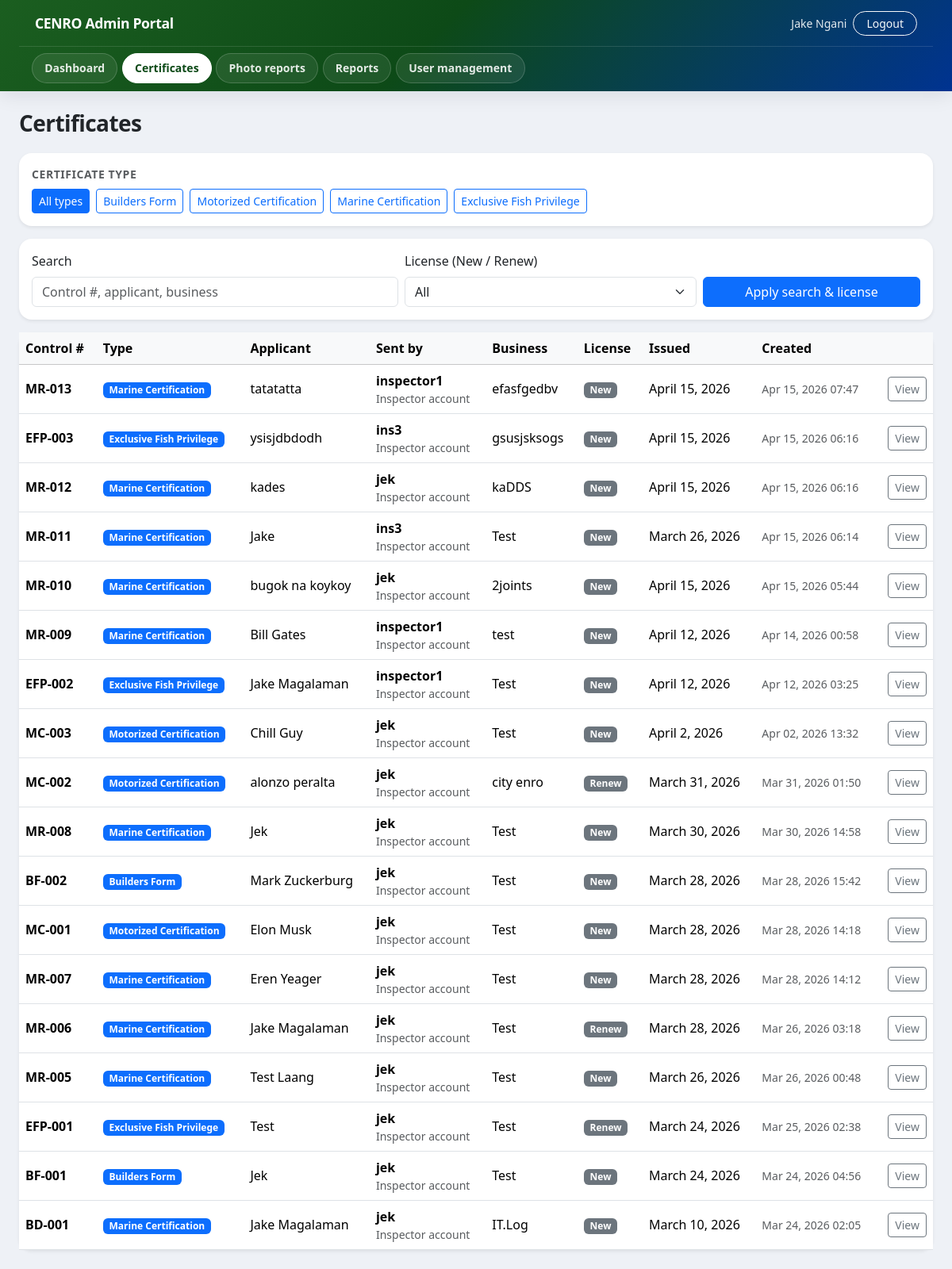
Page /panel/certificates/ (signed in) on the committed database.
### certificates/models.py (models this page shows, shortened)
class Certificate(models.Model):
  CERTIFICATE_TYPE_CHOICES = [
    ('builders_form', 'Builders Form'),
    ('motorized_certification', 'Motorized Certification'),
    ('marine_certification', 'Marine Certification'),
    ('exclusive_fish_privilege', 'Exclusive Fish Privilege'),
  ]
  certificate_type = models.CharField(
    max_length=32,
    choices=CERTIFICATE_TYPE_CHOICES,
    default='marine_certification',
    verbose_name='Certificate type',
    help_text='Form category: Builders, Motorized, Marine, or Exclusive Fish.',
  )
  control_number = models.CharField(max_length=50, unique=True)
  applicant_name = models.CharField(max_length=255)
  applicant_address = models.TextField()
  license_type = models.CharField(
    max_length=20,
    verbose_name='License (New / Renew)',
  )
  nature_of_business = models.CharField(max_length=255)
  business_name = models.CharField(max_length=255)
  business_address = models.TextField()
  contact_number = models.CharField(max_length=50)
  issued_date = models.CharField(max_length=100)
  inspector_name = models.CharField(max_length=255)
  created_by = models.ForeignKey(
    User,
    on_delete=models.SET_NULL,
    null=True,
    blank=True,
    related_name='certificates',
  )
  created_at = models.DateTimeField(auto_now_add=True)
  class Meta:
    ordering = ['-created_at']

### certificates/portal_views.py (the view, shortened to what this page needs)
# urls.py: path('certificates/', portal_views.certificate_list, name='portal_cert_list'),
@portal_staff_required
def certificate_list(request):
  q = (request.GET.get('q') or '').strip()
  license_type = (request.GET.get('license_type') or '').strip()
  certificate_type = (request.GET.get('certificate_type') or '').strip()
  qs = Certificate.objects.select_related('created_by')
  if license_type:
    qs = qs.filter(license_type=license_type)
  if certificate_type:
    qs = qs.filter(certificate_type=certificate_type)
  qs = qs.order_by('-created_at')[:500]
  license_types = (
    Certificate.objects.values_list('license_type', flat=True)
    .distinct()
    .order_by('license_type')
  )
  return render(
    request,
    'portal/certificates_list.html',
    {
      'certificates': qs,
      'q': q,
      'license_type': license_type,
      'license_types': license_types,
      'certificate_type': certificate_type,
      'certificate_type_choices': Certificate.CERTIFICATE_TYPE_CHOICES,
    },
  )

### certificates/portal_views.py (called while the page is built)
def portal_staff_required(view_func):
  @wraps(view_func)
  @login_required(login_url='/panel/login/')
  def wrapper(request, *args, **kwargs):
    if not request.user.is_staff:
      logout(request)
      return redirect('/panel/login/')
    return view_func(request, *args, **kwargs)
  return wrapper

### templates/portal/certificates_list.html (shortened to what this page needs)
{% extends "portal/base.html" %}
{% block content %}
<div class="d-flex flex-wrap gap-2 justify-content-between align-items-center mb-3">
  <div>
    <h3 class="mb-1 fw-bold" style="letter-spacing: -0.02em;">Certificates</h3>
  </div>
</div>
<div class="card border-0 shadow-sm mb-3">
  <div class="card-body py-3">
    <div class="text-muted small text-uppercase fw-semibold mb-2" style="letter-spacing: 0.04em;">Certificate type</div>
    <div class="d-flex flex-wrap gap-2">
      <a
        href="{% url 'portal_cert_list' %}?q={{ q|urlencode }}&amp;license_type={{ license_type|urlencode }}"
        class="btn btn-sm {% if not certificate_type %}btn-primary{% else %}btn-outline-primary{% endif %}"
      >All types</a>
      {% for value, label in certificate_type_choices %}
      <a
        href="{% url 'portal_cert_list' %}?q={{ q|urlencode }}&amp;license_type={{ license_type|urlencode }}&amp;certificate_type={{ value|urlencode }}"
        class="btn btn-sm {% if certificate_type == value %}btn-primary{% else %}btn-outline-primary{% endif %}"
      >{{ label }}</a>
      {% endfor %}
    </div>
  </div>
</div>
<div class="card border-0 shadow-sm mb-3">
  <div class="card-body">
    <form class="row g-2 align-items-end" method="get">
      <div class="col-md-5">
        <label class="form-label">Search</label>
        <input class="form-control" name="q" value="{{ q }}" placeholder="Control #, applicant, business">
      </div>
      <div class="col-md-4">
        <label class="form-label">License (New / Renew)</label>
        <select class="form-select" name="license_type">
          <option value="">All</option>
        </select>
      </div>
      <div class="col-md-3 d-grid">
        <button class="btn btn-primary">Apply search &amp; license</button>
      </div>
    </form>
  </div>
</div>
<div class="card border-0 shadow-sm">
  <div class="card-body p-0">
    <div class="table-responsive">
      <table class="table table-hover align-middle mb-0">
        <thead class="table-light">
          <tr>
            <th>Control #</th>
            <th>Type</th>
            <th>Applicant</th>
            <th>Sent by</th>
            <th>Business</th>
            <th>License</th>
            <th>Issued</th>
            <th>Created</th>
            <th></th>
          </tr>
        </thead>
        <tbody>
          {% for c in certificates %}
          <tr>
            <td class="fw-semibold">{{ c.control_number }}</td>
            <td><span class="badge text-bg-primary">{{ c.get_certificate_type_display }}</span></td>
            <td>{{ c.applicant_name }}</td>
            <td>
              {% if c.created_by %}
                <div class="fw-semibold">{{ c.created_by.username }}</div>
                <div class="text-muted small">Inspector account</div>
              {% elif c.inspector_name %}
                <div class="fw-semibold">{{ c.inspector_name }}</div>
                <div class="text-muted small">Inspector name (legacy)</div>
              {% else %}
                <span class="text-muted">—</span>
              {% endif %}
            </td>
            <td>{{ c.business_name }}</td>
            <td><span class="badge text-bg-secondary">{{ c.license_type }}</span></td>
            <td>{{ c.issued_date }}</td>
            <td class="text-muted small">{{ c.created_at|date:"M d, Y H:i" }}</td>
            <td class="text-end">
              <a class="btn btn-sm btn-outline-secondary" href="/panel/certificates/{{ c.pk }}/">View</a>
            </td>
          </tr>
          {% empty %}
          <tr><td colspan="9" class="text-center text-muted py-4">No certificates found.</td></tr>
          {% endfor %}
        </tbody>
      </table>
    </div>
  </div>
</div>
{% endblock %}

### templates/portal/base.html (shortened to what this page needs)
{% load static %}
<!doctype html>
<html lang="en">
  <head>
    <link href="https://cdn.jsdelivr.net/npm/bootstrap@5.3.2/dist/css/bootstrap.min.css" rel="stylesheet">
  </head>
  <body>
    <header class="portal-shell">
      <div class="container-fluid px-3 px-md-4">
        <div class="portal-shell-top">
          <a class="portal-brand" href="/panel/">CENRO Admin Portal</a>
          <div class="d-flex align-items-center gap-2 flex-wrap">
            <span class="portal-user-meta d-none d-sm-inline">
              {{ request.user.first_name }} {{ request.user.last_name }}
            </span>
            <a class="btn btn-sm btn-outline-light rounded-pill px-3" href="/panel/logout/">Logout</a>
          </div>
        </div>
        <nav class="portal-nav-row" aria-label="Main">
          <a href="/panel/" class="{% if request.path == '/panel/' %}portal-nav-active{% endif %}">Dashboard</a>
          <a href="/panel/certificates/" class="{% if '/panel/certificates' in request.path %}portal-nav-active{% endif %}">Certificates</a>
          <a href="/panel/photo-reports/" class="{% if '/panel/photo-reports' in request.path %}portal-nav-active{% endif %}">Photo reports</a>
          <a href="/panel/reports/" class="{% if '/panel/reports/' in request.path %}portal-nav-active{% endif %}">Reports</a>
          <a href="/panel/inspectors/" class="{% if '/panel/inspectors' in request.path %}portal-nav-active{% endif %}">User management</a>
        </nav>
      </div>
    </header>
    <main class="container-fluid px-3 px-md-4 py-4">
      {% block content %}{% endblock %}
    </main>
  </body>
</html>

### templates/portal/base.html (style rules this page uses)
:root { --p-primary: #1b5e20; --p-primary-dark: #0d4a17; --p-secondary: #003391; --p-surface: #eef1f6; --p-header-shadow: 0 4px 24px rgba(16, 24, 40, 0.1); }
body { background: var(--p-surface); font-family: system-ui, -apple-system, "Segoe UI", Roboto, "Helvetica Neue", Arial, sans-serif; }
.portal-shell { position: sticky; top: 0; z-index: 1030; background: linear-gradient(135deg, var(--p-primary) 0%, var(--p-primary-dark) 45%, var(--p-secondary) 100%); box-shadow: var(--p-header-shadow); }
.portal-shell-top { display: flex; flex-wrap: wrap; align-items: center; justify-content: space-between; gap: 0.75rem 1rem; padding: 0.85rem 1.25rem; border-bottom: 1px solid rgba(255, 255, 255, 0.12); }
.portal-brand { color: #fff; font-weight: 800; font-size: 1.1rem; letter-spacing: -0.02em; text-decoration: none; }
.portal-user-meta { color: rgba(255, 255, 255, 0.9); font-size: 0.875rem; font-weight: 500; }
.portal-nav-row { padding: 0.5rem 1rem 0.65rem; display: flex; flex-wrap: wrap; align-items: center; gap: 0.35rem; overflow-x: auto; -webkit-overflow-scrolling: touch; }
.portal-nav-row a { display: inline-flex; align-items: center; padding: 0.45rem 0.95rem; border-radius: 999px; font-size: 0.875rem; font-weight: 600; color: rgba(255, 255, 255, 0.88); text-decoration: none; white-space: nowrap; border: 1px solid rgba(255, 255, 255, 0.18); background: rgba(255, 255, 255, 0.08); transition: background 0.15s ease, color 0.15s ease, border-color 0.15s ease; }
.portal-nav-row a.portal-nav-active { background: #fff; color: var(--p-primary-dark); border-color: #fff; }
.card { border-radius: 16px; }
.table thead th { white-space: nowrap; }

### rows in the picture
Certificate: control_number "MR-013", certificate_type "Marine Certification", applicant_name "tatatatta", created_by.username "inspector1", business_name "efasfgedbv", license_type "New", issued_date "April 15, 2026", created_at "Apr 15, 2026 07:47"
Certificate: control_number "EFP-003", certificate_type "Exclusive Fish Privilege", applicant_name "ysisjdbdodh", created_by.username "ins3", business_name "gsusjsksogs", license_type "New", issued_date "April 15, 2026", created_at "Apr 15, 2026 06:16"
Certificate: control_number "MR-012", certificate_type "Marine Certification", applicant_name "kades", created_by.username "jek", business_name "kaDDS", license_type "New", issued_date "April 15, 2026", created_at "Apr 15, 2026 06:16"
Certificate: control_number "MR-011", certificate_type "Marine Certification", applicant_name "Jake", created_by.username "ins3", business_name "Test", license_type "New", issued_date "March 26, 2026", created_at "Apr 15, 2026 06:14"
Certificate: control_number "MR-010", certificate_type "Marine Certification", applicant_name "bugok na koykoy", created_by.username "jek", business_name "2joints", license_type "New", issued_date "April 15, 2026", created_at "Apr 15, 2026 05:44"
Certificate: control_number "MR-009", certificate_type "Marine Certification", applicant_name "Bill Gates", created_by.username "inspector1", business_name "test", license_type "New", issued_date "April 12, 2026", created_at "Apr 14, 2026 00:58"
Certificate: control_number "EFP-002", certificate_type "Exclusive Fish Privilege", applicant_name "Jake Magalaman", created_by.username "inspector1", business_name "Test", license_type "New", issued_date "April 12, 2026", created_at "Apr 12, 2026 03:25"
Certificate: control_number "MC-003", certificate_type "Motorized Certification", applicant_name "Chill Guy", created_by.username "jek", business_name "Test", license_type "New", issued_date "April 2, 2026", created_at "Apr 02, 2026 13:32"
Certificate: control_number "MC-002", certificate_type "Motorized Certification", applicant_name "alonzo peralta", created_by.username "jek", business_name "city enro", license_type "Renew", issued_date "March 31, 2026", created_at "Mar 31, 2026 01:50"
Certificate: control_number "MR-008", certificate_type "Marine Certification", applicant_name "Jek", created_by.username "jek", business_name "Test", license_type "New", issued_date "March 30, 2026", created_at "Mar 30, 2026 14:58"
Certificate: control_number "BF-002", certificate_type "Builders Form", applicant_name "Mark Zuckerburg", created_by.username "jek", business_name "Test", license_type "New", issued_date "March 28, 2026", created_at "Mar 28, 2026 15:42"
Certificate: control_number "MC-001", certificate_type "Motorized Certification", applicant_name "Elon Musk", created_by.username "jek", business_name "Test", license_type "New", issued_date "March 28, 2026", created_at "Mar 28, 2026 14:18"
Certificate: control_number "MR-007", certificate_type "Marine Certification", applicant_name "Eren Yeager", created_by.username "jek", business_name "Test", license_type "New", issued_date "March 28, 2026", created_at "Mar 28, 2026 14:12"
Certificate: control_number "MR-006", certificate_type "Marine Certification", applicant_name "Jake Magalaman", created_by.username "jek", business_name "Test", license_type "Renew", issued_date "March 28, 2026", created_at "Mar 26, 2026 03:18"
Certificate: control_number "MR-005", certificate_type "Marine Certification", applicant_name "Test Laang", created_by.username "jek", business_name "Test", license_type "New", issued_date "March 26, 2026", created_at "Mar 26, 2026 00:48"
Certificate: control_number "EFP-001", certificate_type "Exclusive Fish Privilege", applicant_name "Test", created_by.username "jek", business_name "Test", license_type "Renew", issued_date "March 24, 2026", created_at "Mar 25, 2026 02:38"
Certificate: control_number "BF-001", certificate_type "Builders Form", applicant_name "Jek", created_by.username "jek", business_name "Test", license_type "New", issued_date "March 24, 2026", created_at "Mar 24, 2026 04:56"
Certificate: control_number "BD-001", certificate_type "Marine Certification", applicant_name "Jake Magalaman", created_by.username "jek", business_name "IT.Log", license_type "New", issued_date "March 10, 2026", created_at "Mar 24, 2026 02:05"

### other values in the picture
{{ request.user.first_name }} "Jake"
{{ request.user.last_name }} "Ngani"
{{ label }} "Builders Form" "Motorized Certification" "Marine Certification" "Exclusive Fish Privilege"
